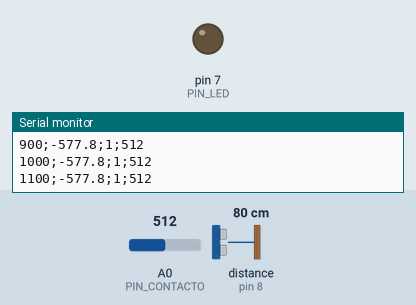
Simulated run of this sketch. Board: Arduino Uno, built with avr-gcc and run on an emulated ATmega328P. Shown: output pins drawn as LEDs (lit = HIGH), the last lines printed to the serial monitor. Wiring (inferred from the names in the program): ultrasonic range finder: trigger pin 9; echo pin 8. Inputs (shaded band) come from the test bench; at power-on: A0 (PIN_CONTACTO) = 512, distance to the obstacle (sensor on pin 8) 80 cm. The echo pulse lasts 58.3 µs per cm; pins used as bus, display or sensor lines are not drawn.

Above: at 1.2 s.
1.3 s: A0 (PIN_CONTACTO) set to 316
2.8 s: A0 (PIN_CONTACTO) set to 284
At 3.8 s:
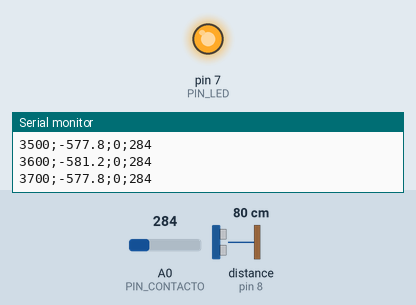
4.3 s: A0 (PIN_CONTACTO) set to 306
At 5.0 s:
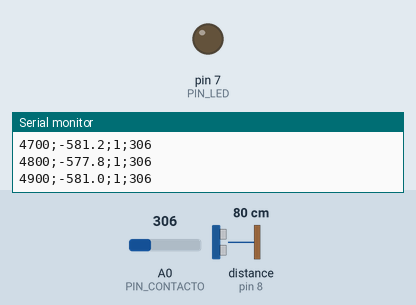
5.8 s: A0 (PIN_CONTACTO) set to 290
At 6.1 s:
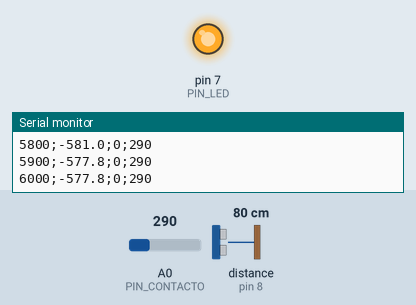
Timing chart, 0 to 8.3 s (numbered marks = the images above; inputs shaded):
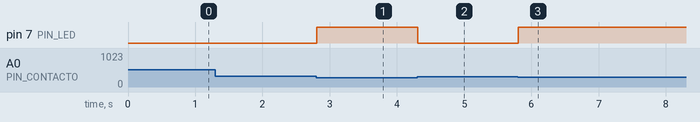

The sketch:

labfluids.ino
```cpp
// LabFluids – programa base del Arduino (v0.2, SIN PROBAR EN HARDWARE)
// Lee el sensor ultrasónico HC-SR04 a 10 Hz y el sensor de contacto sumergible,
// y envía por el puerto serie una línea por muestra:  t_ms;h_mm;contacto;a0
//   t_ms     = milisegundos desde que se encendió la placa
//   h_mm     = altura del agua medida desde la base del estanque (mm), o -1 si no hubo eco
//   contacto = 1 si el sensor de contacto está mojado, 0 si ya quedó seco (el agua llegó al orificio y dejó de salir)
// El sensor de contacto va a la altura del borde inferior del orificio (h_f = 2 cm desde la base).
//   a0       = lectura analógica del sensor de contacto (0-1023), solo para calibrar UMBRAL_CONTACTO
// La web app usa las tres primeras columnas e ignora la cuarta.

// ---------- Pines (ver Ficha Técnica MVP v2) ----------
const int PIN_TRIG = 9;
const int PIN_ECHO = 8;
const int PIN_CONTACTO = A0;
const int PIN_LED = 7;

// ---------- Valores que se ajustan al calibrar ----------
const float L0_MM = 220.0;          // distancia del sensor a la base del estanque (medir con regla)
const int UMBRAL_CONTACTO = 300;    // punto medio entre la lectura seca y la mojada de A0
const float TEMP_C = 20.0;          // temperatura ambiente (corrige la velocidad del sonido)

const unsigned long PERIODO_MS = 100;  // 10 Hz; el HC-SR04 necesita al menos 60 ms entre mediciones
unsigned long ultimaMuestra = 0;

// Mide la distancia al agua en mm; devuelve -1 si no llega el eco
float medirDistanciaMm() {
  digitalWrite(PIN_TRIG, LOW);
  delayMicroseconds(2);
  digitalWrite(PIN_TRIG, HIGH);
  delayMicroseconds(10);
  digitalWrite(PIN_TRIG, LOW);

  unsigned long eco_us = pulseIn(PIN_ECHO, HIGH, 30000UL);  // espera máximo 30 ms
  if (eco_us == 0) return -1;

  float c = 331.3 + 0.606 * TEMP_C;   // velocidad del sonido en m/s
  return eco_us * c / 2000.0;         // ida y vuelta: (us · m/s · 1000 mm/m · 1e-6 s/us) / 2
}

void setup() {
  pinMode(PIN_TRIG, OUTPUT);
  pinMode(PIN_ECHO, INPUT);
  pinMode(PIN_LED, OUTPUT);
  Serial.begin(115200);
  Serial.println("t_ms;h_mm;contacto;a0");   // encabezado, útil si se guarda como CSV
}

void loop() {
  unsigned long ahora = millis();
  if (ahora - ultimaMuestra < PERIODO_MS) return;
  ultimaMuestra = ahora;

  float x = medirDistanciaMm();
  float h = (x < 0) ? -1 : L0_MM - x;

  int a0 = analogRead(PIN_CONTACTO);
  bool mojado = a0 > UMBRAL_CONTACTO;
  digitalWrite(PIN_LED, mojado ? LOW : HIGH);   // LED encendido = el agua llegó al orificio y dejó de salir

  Serial.print(ahora);
  Serial.print(';');
  Serial.print(h, 1);
  Serial.print(';');
  Serial.print(mojado ? 1 : 0);
  Serial.print(';');
  Serial.println(a0);
}
```

Measured:
- the behaviour switches between 301 and 300 on A0 (PIN_CONTACTO) (found by bisection; images 0 and 1)
- after the input at 2.8 s, pin 7 (PIN_LED): LOW → HIGH at once
- after the input at 4.3 s, pin 7 (PIN_LED): HIGH → LOW at once
- after the input at 5.8 s, pin 7 (PIN_LED): LOW → HIGH at once
